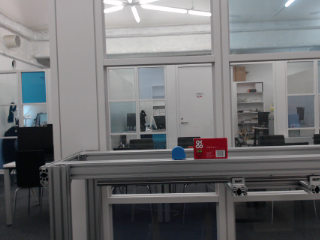
//> input picture sample_opencv/img_211208_3.bmp, 320 x 240 px
$ ./sample_main   (built with g++ and OpenCV 4)
//> lines starting //> are read from the running program, lines starting //| are printed output that depends on the picture
#include <stdio.h>
#include <opencv2/core.hpp>
#include <opencv2/highgui/highgui.hpp>
#include <opencv2/imgcodecs/imgcodecs.hpp>
#include <opencv2/imgproc/imgproc.hpp>

int main(void)
{
    cv::Mat img;
    int height, width;

    img = cv::imread("img_211208_3.bmp", 1);
//> img is the input picture: 240 rows x 320 cols, CV_8UC3; mean B, G, R 113.6, 111.9, 111.5
    height = img.rows;
//> height = 240
    width = img.cols;
//> width = 320
    printf("h=%d w=%d\n", height, width);
//| h=240 w=320
    cv::Mat gry_img(height, width, CV_8U);
    cv::Mat prc_img(height, width, CV_8U);

    cv::cvtColor(img, gry_img, cv::COLOR_BGR2GRAY);
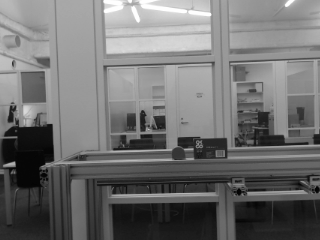
//> gry_img: 240 rows x 320 cols, CV_8UC1; min 4, max 255, mean 112

    for (int y = 0; y < height; y++) {
        for (int x = 0; x < width; x++) {
            prc_img.at<uchar>(y, x) = 255 - gry_img.at<uchar>(y, x);
        }
    }
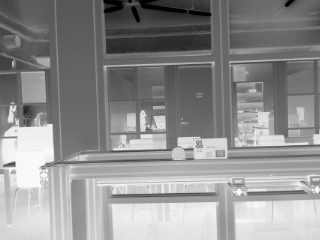
//> prc_img: 240 rows x 320 cols, CV_8UC1; min 0, max 251, mean 143

    cv::imshow("img", img);
    cv::imshow("gry_img", gry_img);
    cv::imshow("prc_img", prc_img);

    cv::imwrite("dst_img.bmp", gry_img);

    cv::waitKey(0);

    return 0;
}
